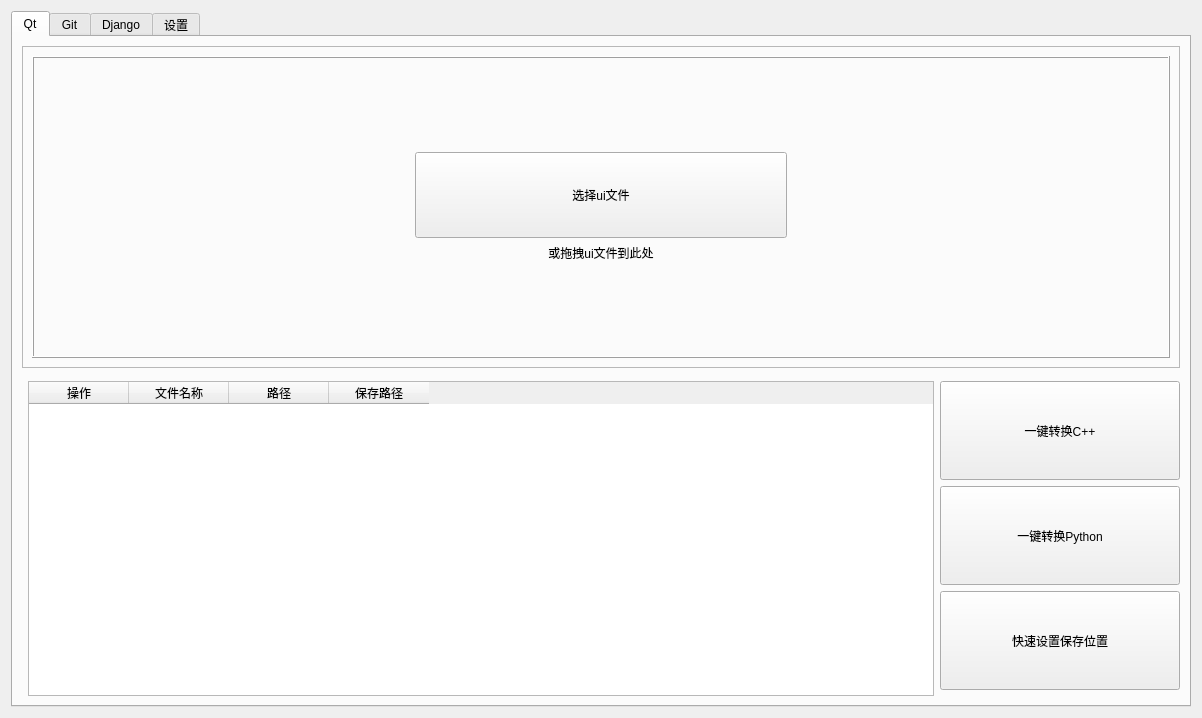
<?xml version="1.0" encoding="UTF-8"?>
<ui version="4.0">
 <class>Widget</class>
 <widget class="QWidget" name="Widget">
  <property name="geometry">
   <rect>
    <x>0</x>
    <y>0</y>
    <width>1202</width>
    <height>718</height>
   </rect>
  </property>
  <property name="windowTitle">
   <string>Widget</string>
  </property>
  <layout class="QVBoxLayout" name="verticalLayout_2">
   <item>
    <widget class="QTabWidget" name="tabWidget">
     <property name="currentIndex">
      <number>0</number>
     </property>
     <widget class="QWidget" name="Qt_table">
      <attribute name="title">
       <string>Qt</string>
      </attribute>
      <layout class="QGridLayout" name="gridLayout">
       <item row="0" column="0" colspan="2">
        <widget class="QFrame" name="frame">
         <property name="enabled">
          <bool>true</bool>
         </property>
         <property name="sizePolicy">
          <sizepolicy hsizetype="Expanding" vsizetype="Expanding">
           <horstretch>0</horstretch>
           <verstretch>0</verstretch>
          </sizepolicy>
         </property>
         <property name="minimumSize">
          <size>
           <width>425</width>
           <height>135</height>
          </size>
         </property>
         <property name="frameShape">
          <enum>QFrame::StyledPanel</enum>
         </property>
         <property name="frameShadow">
          <enum>QFrame::Raised</enum>
         </property>
         <layout class="QGridLayout" name="gridLayout_4">
          <item row="0" column="0">
           <widget class="DragFrame" name="dragFrame">
            <property name="frameShape">
             <enum>QFrame::Box</enum>
            </property>
            <property name="frameShadow">
             <enum>QFrame::Raised</enum>
            </property>
            <layout class="QHBoxLayout" name="horizontalLayout">
             <item>
              <spacer name="horizontalSpacer">
               <property name="orientation">
                <enum>Qt::Horizontal</enum>
               </property>
               <property name="sizeHint" stdset="0">
                <size>
                 <width>40</width>
                 <height>20</height>
                </size>
               </property>
              </spacer>
             </item>
             <item>
              <layout class="QVBoxLayout" name="verticalLayout_3">
               <item>
                <spacer name="verticalSpacer">
                 <property name="orientation">
                  <enum>Qt::Vertical</enum>
                 </property>
                 <property name="sizeHint" stdset="0">
                  <size>
                   <width>20</width>
                   <height>40</height>
                  </size>
                 </property>
                </spacer>
               </item>
               <item>
                <widget class="QPushButton" name="selectFileButton">
                 <property name="sizePolicy">
                  <sizepolicy hsizetype="Expanding" vsizetype="Expanding">
                   <horstretch>0</horstretch>
                   <verstretch>0</verstretch>
                  </sizepolicy>
                 </property>
                 <property name="minimumSize">
                  <size>
                   <width>120</width>
                   <height>42</height>
                  </size>
                 </property>
                 <property name="maximumSize">
                  <size>
                   <width>16777215</width>
                   <height>16777215</height>
                  </size>
                 </property>
                 <property name="text">
                  <string>选择ui文件</string>
                 </property>
                </widget>
               </item>
               <item>
                <widget class="QLabel" name="label">
                 <property name="text">
                  <string>或拖拽ui文件到此处</string>
                 </property>
                 <property name="alignment">
                  <set>Qt::AlignHCenter|Qt::AlignTop</set>
                 </property>
                </widget>
               </item>
               <item>
                <spacer name="verticalSpacer_2">
                 <property name="orientation">
                  <enum>Qt::Vertical</enum>
                 </property>
                 <property name="sizeHint" stdset="0">
                  <size>
                   <width>20</width>
                   <height>40</height>
                  </size>
                 </property>
                </spacer>
               </item>
              </layout>
             </item>
             <item>
              <spacer name="horizontalSpacer_2">
               <property name="orientation">
                <enum>Qt::Horizontal</enum>
               </property>
               <property name="sizeHint" stdset="0">
                <size>
                 <width>40</width>
                 <height>20</height>
                </size>
               </property>
              </spacer>
             </item>
            </layout>
           </widget>
          </item>
         </layout>
        </widget>
       </item>
       <item row="2" column="1">
        <widget class="QWidget" name="widget" native="true">
         <layout class="QGridLayout" name="gridLayout_3">
          <property name="leftMargin">
           <number>0</number>
          </property>
          <property name="topMargin">
           <number>7</number>
          </property>
          <property name="rightMargin">
           <number>0</number>
          </property>
          <property name="bottomMargin">
           <number>0</number>
          </property>
          <item row="1" column="1">
           <widget class="QPushButton" name="pushButton">
            <property name="sizePolicy">
             <sizepolicy hsizetype="Expanding" vsizetype="Expanding">
              <horstretch>0</horstretch>
              <verstretch>0</verstretch>
             </sizepolicy>
            </property>
            <property name="minimumSize">
             <size>
              <width>120</width>
              <height>42</height>
             </size>
            </property>
            <property name="maximumSize">
             <size>
              <width>240</width>
              <height>16777215</height>
             </size>
            </property>
            <property name="text">
             <string>一键转换C++</string>
            </property>
           </widget>
          </item>
          <item row="2" column="1">
           <widget class="QPushButton" name="pushButton_2">
            <property name="sizePolicy">
             <sizepolicy hsizetype="Expanding" vsizetype="Expanding">
              <horstretch>0</horstretch>
              <verstretch>0</verstretch>
             </sizepolicy>
            </property>
            <property name="minimumSize">
             <size>
              <width>120</width>
              <height>42</height>
             </size>
            </property>
            <property name="maximumSize">
             <size>
              <width>240</width>
              <height>16777215</height>
             </size>
            </property>
            <property name="text">
             <string>一键转换Python</string>
            </property>
           </widget>
          </item>
          <item row="3" column="1">
           <widget class="QPushButton" name="pushButton_3">
            <property name="sizePolicy">
             <sizepolicy hsizetype="Expanding" vsizetype="Expanding">
              <horstretch>0</horstretch>
              <verstretch>0</verstretch>
             </sizepolicy>
            </property>
            <property name="minimumSize">
             <size>
              <width>120</width>
              <height>42</height>
             </size>
            </property>
            <property name="maximumSize">
             <size>
              <width>240</width>
              <height>16777215</height>
             </size>
            </property>
            <property name="text">
             <string>快速设置保存位置</string>
            </property>
           </widget>
          </item>
          <item row="1" column="0" rowspan="4">
           <widget class="QTableWidget" name="detailsList">
            <property name="minimumSize">
             <size>
              <width>0</width>
              <height>110</height>
             </size>
            </property>
            <column>
             <property name="text">
              <string>操作</string>
             </property>
            </column>
            <column>
             <property name="text">
              <string>文件名称</string>
             </property>
            </column>
            <column>
             <property name="text">
              <string>路径</string>
             </property>
            </column>
            <column>
             <property name="text">
              <string>保存路径</string>
             </property>
            </column>
           </widget>
          </item>
         </layout>
        </widget>
       </item>
      </layout>
     </widget>
     <widget class="QWidget" name="Git_table">
      <attribute name="title">
       <string>Git</string>
      </attribute>
     </widget>
     <widget class="QWidget" name="Django_table">
      <attribute name="title">
       <string>Django</string>
      </attribute>
     </widget>
     <widget class="QWidget" name="Seting">
      <attribute name="title">
       <string>设置</string>
      </attribute>
      <layout class="QGridLayout" name="gridLayout_2">
       <item row="0" column="0">
        <widget class="QScrollArea" name="scrollArea">
         <property name="widgetResizable">
          <bool>true</bool>
         </property>
         <widget class="QWidget" name="scrollAreaWidgetContents">
          <property name="geometry">
           <rect>
            <x>0</x>
            <y>0</y>
            <width>1152</width>
            <height>636</height>
           </rect>
          </property>
          <layout class="QVBoxLayout" name="verticalLayout">
           <item>
            <widget class="QGroupBox" name="groupBox_2">
             <property name="title">
              <string>Qt</string>
             </property>
             <layout class="QVBoxLayout" name="verticalLayout_4"/>
            </widget>
           </item>
           <item>
            <widget class="QGroupBox" name="groupBox_3">
             <property name="title">
              <string>Git</string>
             </property>
            </widget>
           </item>
           <item>
            <widget class="QGroupBox" name="groupBox_4">
             <property name="title">
              <string>Django</string>
             </property>
            </widget>
           </item>
           <item>
            <widget class="QGroupBox" name="groupBox_5">
             <property name="title">
              <string>其他设置</string>
             </property>
            </widget>
           </item>
          </layout>
         </widget>
        </widget>
       </item>
      </layout>
     </widget>
    </widget>
   </item>
  </layout>
 </widget>
 <customwidgets>
  <customwidget>
   <class>DragFrame</class>
   <extends>QFrame</extends>
   <header>dragframe.h</header>
   <container>1</container>
  </customwidget>
 </customwidgets>
 <resources/>
 <connections/>
</ui>
